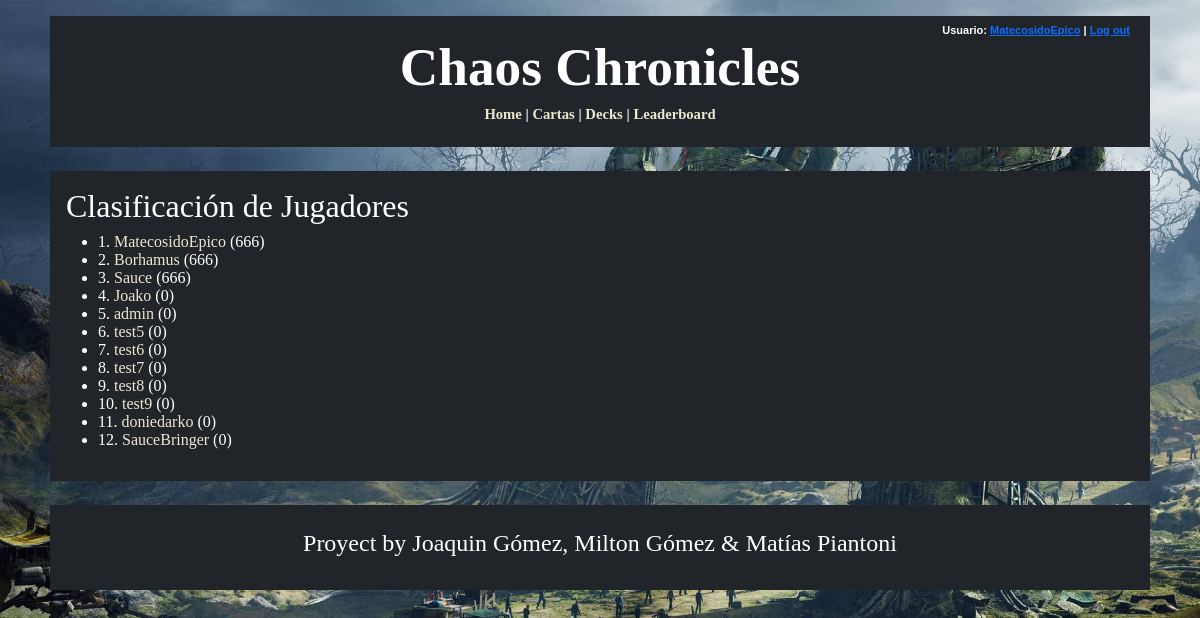
The app's page /leaderboard/ (signed in) with its own data.
### logica/models.py (models this page shows, shortened)
class Jugador(AbstractUser):
    ScoreTotal = models.SmallIntegerField(default=0)
    Decks = models.ManyToManyField(Deck, blank=True)
    FotoPerfil = models.ImageField(blank=True, upload_to='perfilimages/')
    deck_seleccionado = models.ForeignKey('Deck', on_delete=models.SET_NULL, null=True, blank=True, related_name='jugador_seleccionado')
    def get_absolute_url(self):
        return reverse('user_profile', kwargs={'pk': self.pk})

### logica/views.py (the view)
# urls.py: path('leaderboard/', LeaderboardView.as_view(), name='leaderboard'),
class LeaderboardView(ListView):
    model = Jugador
    template_name = 'leaderboard.html'
    context_object_name = 'jugadores'
    ordering = ['-ScoreTotal']

### logica/templates/leaderboard.html (shortened to what this page needs)
{% extends "base_generic.html" %}
{% block content %}
    <div>
        <h2>Clasificación de Jugadores</h2>
        <ul>
            {% for jugador in jugadores %}
                <li>{{forloop.counter}}. <a class = "menu-buttons" href="{{ jugador.get_absolute_url }}">{{ jugador.username }}</a> ({{ jugador.ScoreTotal }}) </li>
            {% endfor %}
        </ul>
    </div>
{% endblock %}

### logica/templates/base_generic.html (shortened to what this page needs)
<!DOCTYPE html>
<html lang="en">
    <head>
        <link href="https://cdn.jsdelivr.net/npm/bootstrap@5.3.3/dist/css/bootstrap.min.css" rel="stylesheet">
    </head>
    <body>
        <div class = "custom-container p-2 mt-3 bg-dark text-white">
            <div class = "menu">
                <div class = "container-fluid bg-dark text-white">
                    <div class="row">
                        <div class="col-sm-12">
                            <nav>
                                {% if user.is_authenticated %}
                                    <div class = "log-bar">
                                        Usuario:  <a href="{{ user.get_absolute_url }}">{{ user.get_username }}</a>
                                        |
                                        <form action="{% url 'logout' %}" method="post" class = "logout-form"> {% csrf_token %}
                                            <button type="submit" class="logout-button">Log out</button>
                                        </form>
                                    </div>
                                {% else %}
                                    <p class = "log-bar"><a href="{% url 'login' %}">Log in</a> or <a href="{% url 'register' %}">Register</a></p>
                                {% endif %}
                            </nav>
                        </div>
                    </div>
                </div>
                <div class="row">
                    <div class = "col-sm-12">
                        <h1 class="title">Chaos Chronicles</h1>
                    </div>
                </div>
                <div class="row">
                    <div class = "col-sm-12">
                        <nav class = "menu-items">
                            <p>
                                <a href="{% url 'home' %}" class = "menu-buttons"> Home</a> |
                                <a href="{% url 'carta_list' %}" class = "menu-buttons"> Cartas</a>
                                {% if user.is_authenticated %}
                                    |
                                    <a href="{% url 'deck_list' %}" class = "menu-buttons"> Decks</a> |
                                    <a href="{% url 'leaderboard' %}" class = "menu-buttons"> Leaderboard </a>
                                {% endif %}
                            </p>
                        </nav>
                    </div>
                </div>
            </div>
        </div>
        <div class = "custom-container p-3 my-4 bg-dark text-white">
            {% block content %}
            {% endblock %}
        </div>
        <div class = "custom-container p-4 my-4 bg-dark text-white">
            <h4 style = "text-align: center;"> Proyect by Joaquin Gómez, Milton Gómez & Matías Piantoni </h4>
        </div>
    </body>
</html>

### logica/templates/base_generic.html (style rules this page uses)
body { background-attachment: fixed; background-image: url("/media/media/bg1.jpg"); min-height: 100vh; width: 100%; background-position: center; background-repeat: no-repeat; background-size: cover; font: 12pt Georgia, "Times New Roman", Times, serif; }
.title { text-align: center; font: bold 40pt Georgia, "Times New Roman", Times, serif; }
.menu-items { text-align: center; font: bold 11pt Georgia, "Times New Roman", Times, serif; }
.menu-buttons { color: #ece8d0; text-decoration: none; background: none; border: none; }
.log-bar { text-align: right; font: bold 11px Arial; }
.logout-form { display: inline-block; margin: 0; }
.custom-container { max-width: 1100px; margin: auto; }
.logout-button { background: none; color: rgba(13,110,253,1); border: none; padding: 0; cursor: pointer; text-decoration: underline; font: bold 11px Arial; }

### records on screen
Jugador: get_username "MatecosidoEpico", username "MatecosidoEpico", ScoreTotal "666"
Jugador: username "Borhamus", ScoreTotal "666"
Jugador: username "Sauce", ScoreTotal "666"
Jugador: username "Joako", ScoreTotal "0"
Jugador: username "admin", ScoreTotal "0"
Jugador: username "test5", ScoreTotal "0"
Jugador: username "test6", ScoreTotal "0"
Jugador: username "test7", ScoreTotal "0"
Jugador: username "test8", ScoreTotal "0"
Jugador: username "test9", ScoreTotal "0"
Jugador: username "doniedarko", ScoreTotal "0"
Jugador: username "SauceBringer", ScoreTotal "0"
